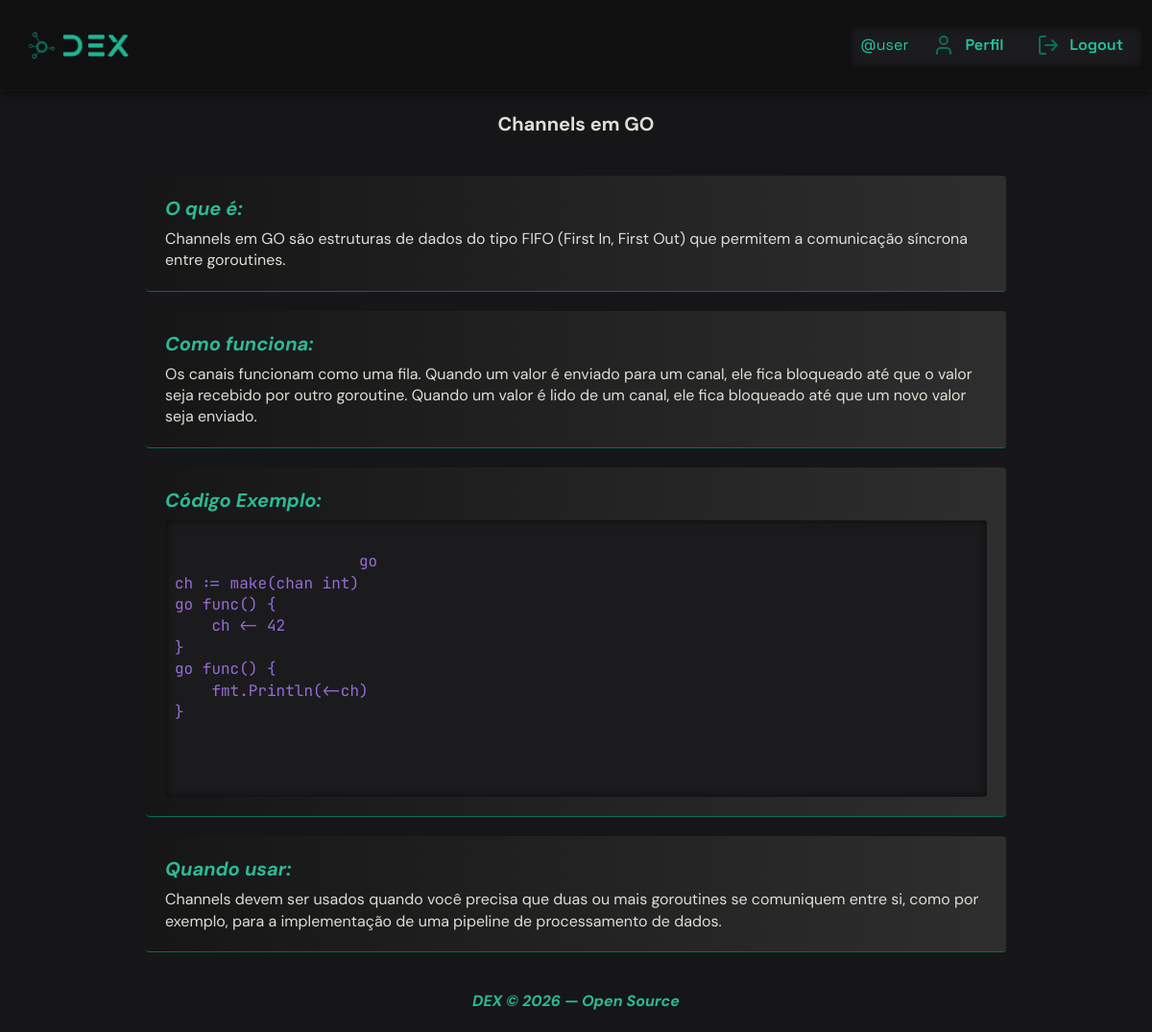
The app's page /search-detail/channels-em-go/1/ (signed in) with its own data.
### core/models.py (models this page shows, shortened)
class Search(models.Model):
    user = models.ForeignKey(User, on_delete=models.CASCADE)
    tag = models.ForeignKey(Tag, on_delete=models.SET_NULL, null=True)
    slug = models.SlugField(blank=True)
    query = models.CharField(max_length=255)
    what_is = models.TextField()
    how_it_works = models.TextField()
    code_example = models.TextField()
    when_to_use = models.TextField()
    created_at = models.DateTimeField(auto_now_add=True)

### core/views.py (the view)
# urls.py: path("search-detail/<slug:slug>/<int:id>/", search_detail, name="search_detail"),
@login_required
def search_detail(request, slug, id):
    data = get_object_or_404(Search, slug=slug, pk=id)
    return render(request, "search_detail.html", {"data": data})

### core/templates/search_detail.html (shortened to what this page needs)
{% extends 'base.html' %}
{% load static %}
{% block css %}
<link rel="stylesheet" href="{% static 'css/home.css' %}">{% endblock %}
{% block content%}
{% include "navbar.html" %}
<main>
    <h2>{{data.query}}</h2>
    <div class="containers">
        <div class="container">
            <h2 class="h2">O que é:</h2>
            <p class="text">{{data.what_is}}</p>
        </div>
        <div class="container">
            <h2 class="h2">Como funciona:</h2>
            <p class="text">{{data.how_it_works}}</p>
        </div>
        <div class="container code-cointaner">
            <h2 class="h2">Código Exemplo:</h2>
            <pre>
                <code>
                    {{data.code_example}}
                </code>
            </pre>
        </div>
        <div class="container">
            <h2 class="h2">Quando usar:</h2>
                <p class="text">{{data.when_to_use}}</p>
        </div>
    </div>
    <footer>
        <p class="copyright">DEX © 2026 — Open Source</p>
    </footer>
</main>
{% endblock %}

### core/templates/navbar.html (shortened to what this page needs)
{% load static %}
<header>
    <a href="{% url 'core:home' %}">
        <div class="img-wrapper">
            <img src="{% static 'images/dex-logo.png' %}" class="dex-logo" alt="DEX Logo">
        </div>
    </a>
    <nav class="navbar">
        {% if user.is_authenticated %}
        <span class="username">@{{user.username}}</span>
        <div class="nav-link-icon">
            <i class="icon" data-lucide="user"></i>
            <a href="{% url 'core:profile' %}" class="nav-link">Perfil</a>
        </div>
        <div class="nav-link-icon">
            <i class="icon" data-lucide="log-out"></i>
            <a href="{% url 'core:logout' %}" class="nav-link">Logout</a>
        </div>
        {% endif %}
    </nav>
</header>

### core/static/css/base.css (style rules this page uses)
:root { --text-color: #dfdfd6; --code-background-color: #161618; }
* { padding: 0; margin: 0; box-sizing: border-box; }
html { font-size: 62.5%; scroll-behavior: smooth; }
body { background-color: var(--code-background-color); color: var(--text-color); font-size: 1.6rem; line-height: 1.4; }

### core/static/css/navbar.css (style rules this page uses)
:root { --nav-link-color: #20C7A1; }
header { background-color: #101011; font-family: "Space Grotesk", sans-serif; width: 100%; height: auto; padding: 1rem; display: flex; align-items: center; justify-content: space-between; gap: 2rem; border-bottom: solid 1px rgba(32, 32, 32, 0.50); box-shadow: 0 2px 8px rgba(0, 0, 0, 0.6); }
.img-wrapper { display: flex; align-items: center; }
.dex-logo { height: auto; width: 15rem; object-fit: contain; }
.navbar { background-color: #1b1b1e; display: flex; align-items: center; justify-content: center; gap: 1.5rem; padding: 0.5rem 1rem; box-shadow: inset 0 2px 10px rgba(0, 0, 0, 0.6); border-radius: 0.4rem; }
.nav-link-icon { display: flex; gap: 1rem; padding: 0.5rem 1rem; align-items: center; justify-content: center; }
.username { color: var(--nav-link-color); }
.nav-link { color: var(--nav-link-color); text-decoration: none; font-weight: 600; transition: all 0.3s ease-in-out; cursor: pointer; }
.icon { color: #0b6f59; }

### core/static/css/home.css (style rules this page uses)
main { font-family: "DM Sans", sans-serif; display: flex; flex-direction: column; align-items: center; justify-content: center; gap: 2rem; padding: 2rem; margin: 0 auto; }
h2 { font-size: 2rem; }
.h2 { color: #2cba94; align-self: flex-start; font-style: italic; margin-bottom: 0.7rem; }
.containers { display: flex; flex-direction: column; gap: 2rem; margin: 0 auto; padding: 2rem; align-items: center; justify-content: center; }
.container { background-image: linear-gradient(to right, rgb(22, 22, 22), rgb(47, 46, 46)); width: 80%; padding: 2rem; border-bottom: solid 1px #006f51; border-radius: 0.4rem; padding: 2rem; }
pre { font-family: "JetBrains Mono", monospace; color: #af7cfcd5; background-color: #1b1b1e; box-shadow: inset 0 0px 8px rgba(0, 0, 0, 0.6); padding: 1rem; border-radius: 0.4rem; overflow-x: auto; align-items: flex-start; }
code { font-family: "JetBrains Mono", monospace; }
.copyright { color: #2cba94; font-style:italic; font-weight: bold; }

### records on screen
Search: query "Channels em GO", what_is "Channels em GO são estruturas de dados do tipo FIFO (First In, First Out) que permitem a comunicação síncrona entre goroutines.", how_it_works "Os canais funcionam como uma fila. Quando um valor é enviado para um canal, ele fica bloqueado até que o valor seja recebido por outro goroutine. Quando um valor é lido de um canal, ele fica bloqueado até que um novo valor seja enviado.", code_example "go ch := make(chan int) go func() { ch <- 42 } go func() { fmt.Println(<-ch) }", when_to_use "Channels devem ser usados quando você precisa que duas ou mais goroutines se comuniquem entre si, como por exemplo, para a implementação de uma pipeline de processamento de dados."

### other values on screen
{{ user.username }} "user"
